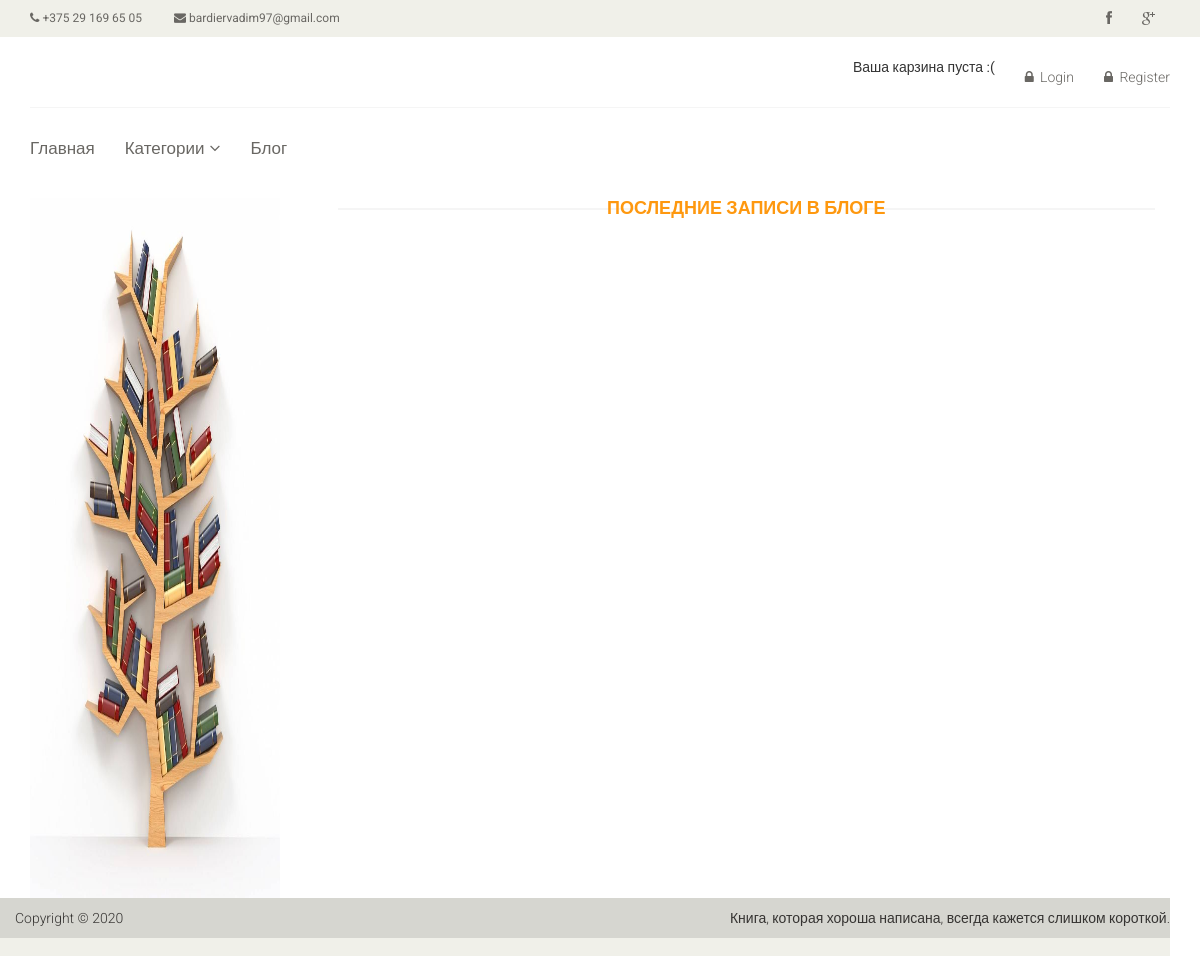
/blog/, run on an earlier commit of the app's database.
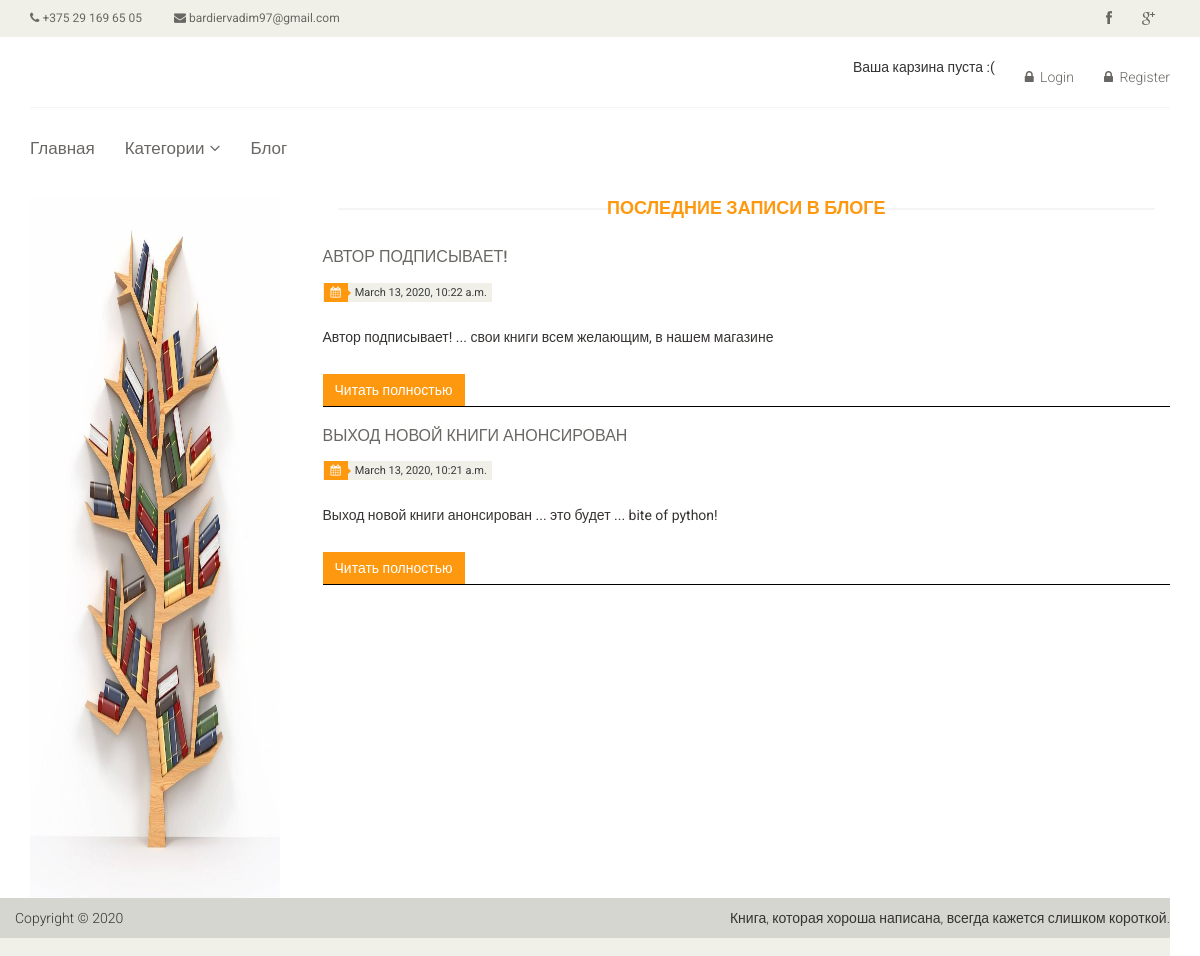
And on a later commit of the database.
### blog/models.py (models this page shows, shortened)
class Post(models.Model):
	title = models.CharField(max_length=225)
	text = models.TextField()
	reg_date = models.DateTimeField(auto_now=True)
	author = models.ForeignKey(User, on_delete=models.CASCADE, related_name='post', default='1')
	members = models.ManyToManyField(User, related_name='members', blank=True)
	class Meta:
		verbose_name = 'post'
		verbose_name_plural = 'posts'
		ordering = ['-reg_date']

### blog/views.py (the view)
# urls.py: path('', views.PostListView.as_view(), name='post_list'),
class PostListView(ListView):
	model = Post
	template_name = 'blog/blog_list.html'

### cart/cart.py (called while the page is built)
	def __len__(self):
		return sum(item['quantity'] for item in self.cart.values())

### cart/context_processors.py (called while the page is built)
def cart(request):
	return {'cart': Cart(request)}

### templates/blog/blog_list.html
{% extends 'books/base.html' %}
{% load static %}
{% block content %}
    <section>
        <div class="container">
            <div class="row">
                <div class="col-sm-3">
                    <div class="left-sidebar">
                        <img src="{% static '/images/shelf.jpg' %}" width="250px" height="700">
                    </div>
                </div>
                <div class="col-sm-9">
                    <div class="blog-post-area">
                        <h2 class="title text-center">Последние записи в блоге</h2>
                        {% for post in post_list %}
                            <div class="single-blog-post" style="border-bottom: solid 0.5px black">
                                <h3>{{ post.title }}</h3>
                                <div class="post-meta">
                                    <ul>
                                        <li><i class="fa fa-calendar"></i>{{ post.reg_date }}</li>
                                    </ul>
                                </div>
                                <p style="text-overflow: ellipsis;">{{ post.text }}</p>
                                <a class="btn btn-primary" href="{% url 'post_detail' post.id %}">Читать полностью</a>
                            </div>
                        {% endfor %}
                    </div>
                </div>
            </div>
        </div>
    </section>
{% endblock content %}

What changed in the data, as far as the page shows it:
added Post: title "АВТОР ПОДПИСЫВАЕТ!", reg_date "March 13, 2020, 10:22 a.m.", text "Автор подписывает! ... свои книги всем желающим, в нашем магазине"
added Post: title "ВЫХОД НОВОЙ КНИГИ АНОНСИРОВАН", reg_date "March 13, 2020, 10:21 a.m.", text "Выход новой книги анонсирован ... это будет ... bite of python!"
